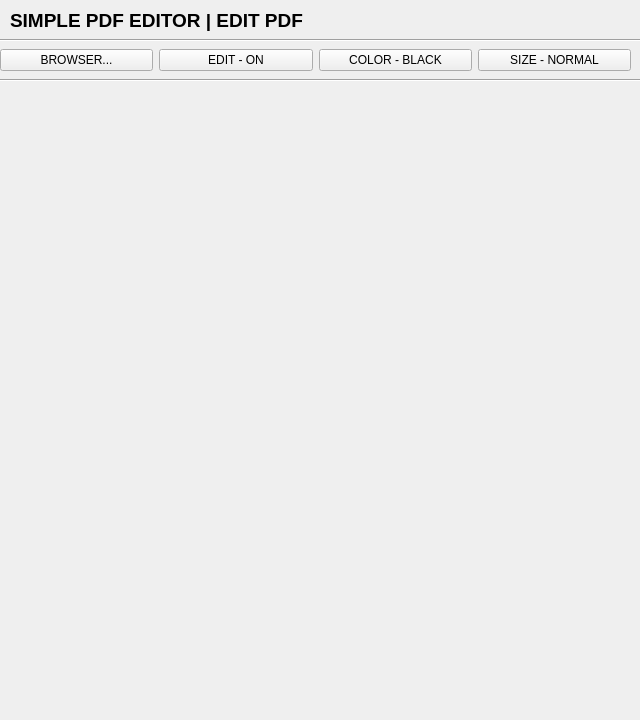
<?xml version="1.0" encoding="UTF-8"?>
<ui version="4.0">
 <class>MainWindow</class>
 <widget class="QMainWindow" name="MainWindow">
  <property name="windowModality">
   <enum>Qt::WindowModal</enum>
  </property>
  <property name="geometry">
   <rect>
    <x>0</x>
    <y>0</y>
    <width>640</width>
    <height>720</height>
   </rect>
  </property>
  <property name="minimumSize">
   <size>
    <width>640</width>
    <height>720</height>
   </size>
  </property>
  <property name="maximumSize">
   <size>
    <width>3840</width>
    <height>2160</height>
   </size>
  </property>
  <property name="baseSize">
   <size>
    <width>0</width>
    <height>0</height>
   </size>
  </property>
  <property name="windowTitle">
   <string>PDF EDITOR - EDIT PDF</string>
  </property>
  <property name="toolButtonStyle">
   <enum>Qt::ToolButtonIconOnly</enum>
  </property>
  <widget class="QWidget" name="centralwidget">
   <widget class="Line" name="horizontal_line_2">
    <property name="geometry">
     <rect>
      <x>-10</x>
      <y>70</y>
      <width>651</width>
      <height>20</height>
     </rect>
    </property>
    <property name="orientation">
     <enum>Qt::Horizontal</enum>
    </property>
   </widget>
   <widget class="QLabel" name="main_title_label">
    <property name="geometry">
     <rect>
      <x>10</x>
      <y>10</y>
      <width>361</width>
      <height>21</height>
     </rect>
    </property>
    <property name="font">
     <font>
      <pointsize>14</pointsize>
      <weight>75</weight>
      <italic>false</italic>
      <bold>true</bold>
     </font>
    </property>
    <property name="styleSheet">
     <string notr="true">QLabel {background: &quot;black&quot;; color: &quot;white&quot;;}</string>
    </property>
    <property name="text">
     <string>SIMPLE PDF EDITOR | EDIT PDF</string>
    </property>
    <property name="alignment">
     <set>Qt::AlignLeading|Qt::AlignLeft|Qt::AlignVCenter</set>
    </property>
   </widget>
   <widget class="QWidget" name="horizontalLayoutWidget">
    <property name="geometry">
     <rect>
      <x>0</x>
      <y>40</y>
      <width>631</width>
      <height>41</height>
     </rect>
    </property>
    <layout class="QHBoxLayout" name="horizontalLayout">
     <item>
      <widget class="QPushButton" name="file_browser_push_button">
       <property name="text">
        <string>BROWSER...</string>
       </property>
      </widget>
     </item>
     <item>
      <widget class="QPushButton" name="set_edit_push_button">
       <property name="text">
        <string>EDIT - ON</string>
       </property>
      </widget>
     </item>
     <item>
      <widget class="QPushButton" name="set_pen_color_push_button">
       <property name="text">
        <string>COLOR - BLACK</string>
       </property>
      </widget>
     </item>
     <item>
      <widget class="QPushButton" name="set_pen_size_push_button">
       <property name="text">
        <string>SIZE - NORMAL</string>
       </property>
      </widget>
     </item>
    </layout>
   </widget>
   <widget class="Line" name="horizontal_line">
    <property name="geometry">
     <rect>
      <x>0</x>
      <y>30</y>
      <width>641</width>
      <height>20</height>
     </rect>
    </property>
    <property name="orientation">
     <enum>Qt::Horizontal</enum>
    </property>
   </widget>
   <widget class="QWidget" name="horizontalLayoutWidget_2">
    <property name="geometry">
     <rect>
      <x>10</x>
      <y>90</y>
      <width>621</width>
      <height>621</height>
     </rect>
    </property>
    <layout class="QHBoxLayout" name="horizontalLayout_2">
     <item>
      <widget class="QLabel" name="page_display_label">
       <property name="text">
        <string/>
       </property>
       <property name="alignment">
        <set>Qt::AlignCenter</set>
       </property>
      </widget>
     </item>
    </layout>
   </widget>
  </widget>
 </widget>
 <resources/>
 <connections/>
</ui>
